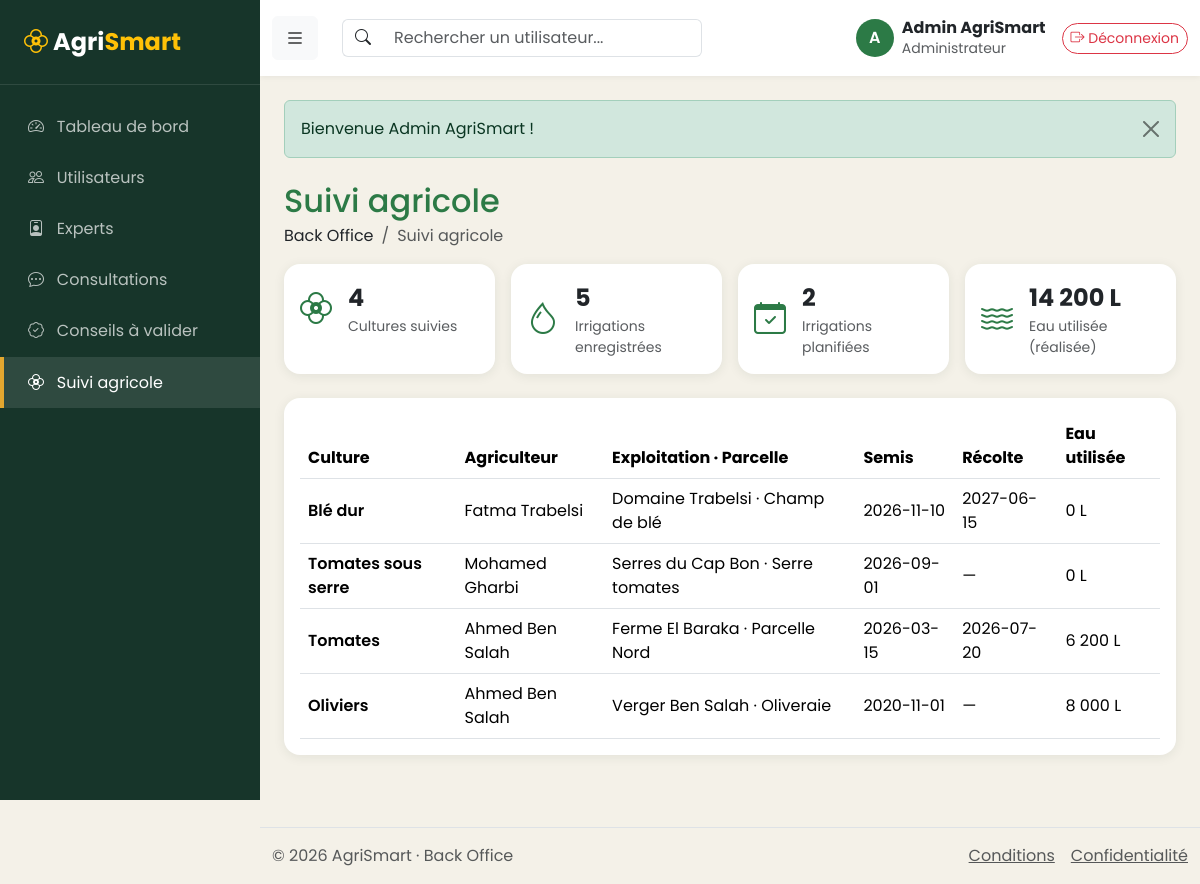
Page /backoffice/index.php?page=suivi (signed in) on the committed database.
### tables this page shows
CREATE TABLE utilisateur (
    id                 INT AUTO_INCREMENT PRIMARY KEY,
    nom                VARCHAR(100) NOT NULL,
    email              VARCHAR(150) NOT NULL UNIQUE,
    mot_de_passe       VARCHAR(255) NOT NULL,               
    role               ENUM('agriculteur','expert','administrateur') NOT NULL DEFAULT 'agriculteur',
    telephone          VARCHAR(20)  NOT NULL DEFAULT '',
    adresse            VARCHAR(255) NOT NULL DEFAULT '',
    region             VARCHAR(60)  NOT NULL DEFAULT '',
    niveau_acces       TINYINT      NOT NULL DEFAULT 1,     
    specialite         VARCHAR(100) NOT NULL DEFAULT '',    
    experience         INT          NOT NULL DEFAULT 0,     
    disponibilite      TINYINT(1)   NOT NULL DEFAULT 1,     
    actif              TINYINT(1)   NOT NULL DEFAULT 1,     
    derniere_connexion DATETIME NULL,
    created_at         TIMESTAMP DEFAULT CURRENT_TIMESTAMP,
    INDEX idx_role (role)
);

CREATE TABLE IF NOT EXISTS culture (
    id           INT AUTO_INCREMENT PRIMARY KEY,
    parcelle_id  INT NOT NULL,
    nom          VARCHAR(100) NOT NULL,
    date_semis   DATE NOT NULL,
    date_recolte DATE NULL,
    created_at   TIMESTAMP DEFAULT CURRENT_TIMESTAMP,
    CONSTRAINT fk_culture_parcelle FOREIGN KEY (parcelle_id) REFERENCES parcelle(id) ON DELETE CASCADE
);

CREATE TABLE exploitation (
    id              INT AUTO_INCREMENT PRIMARY KEY,
    agriculteur_id  INT NOT NULL,
    nom             VARCHAR(100) NOT NULL,
    localisation    VARCHAR(150) NOT NULL,
    created_at      TIMESTAMP DEFAULT CURRENT_TIMESTAMP,
    CONSTRAINT fk_exploitation_user FOREIGN KEY (agriculteur_id) REFERENCES utilisateur(id) ON DELETE CASCADE
);

CREATE TABLE parcelle (
    id               INT AUTO_INCREMENT PRIMARY KEY,
    exploitation_id  INT NOT NULL,
    nom              VARCHAR(100) NOT NULL,
    surface          DECIMAL(8,2) NOT NULL,                  
    type_sol         ENUM('Argileux','Sablonneux','Limoneux','Calcaire') NOT NULL,
    CONSTRAINT fk_parcelle_exploitation FOREIGN KEY (exploitation_id) REFERENCES exploitation(id) ON DELETE CASCADE
);

### backoffice/app/Controllers/Controller.php (called while the page is built, shortened)
<?php
abstract class Controller
{
    protected function render(string $view, array $data = [], string $title = 'AgriSmart Admin', string $currentPage = '', string $extraScripts = ''): void
    {
        $admin = users()->currentUser();
        extract($data, EXTR_SKIP);
        require __DIR__ . '/../Views/pages/' . $view . '.php';
        require __DIR__ . '/../Views/layout.php';
    }
}

### backoffice/app/Controllers/SuiviController.php (called while the page is built, shortened)
<?php
require_once __DIR__ . '/../../../config/database.php';
class SuiviController extends Controller
{
    public function index(): void
    {
        $db = Database::getConnexion();
        $stmt = $db->query("SELECT c.*, p.nom AS parcelle_nom, e.nom AS exploitation_nom, u.nom AS agriculteur_nom,
                                   COALESCE((SELECT SUM(i.quantite_eau) FROM irrigation i WHERE i.culture_id = c.id AND i.statut = 'realisee'), 0) AS eau_totale
                            FROM culture c
                            JOIN parcelle p ON p.id = c.parcelle_id
                            JOIN exploitation e ON e.id = p.exploitation_id
                            JOIN utilisateur u ON u.id = e.agriculteur_id
                            ORDER BY c.date_semis DESC, c.id DESC");
        $rows = $stmt->fetchAll();
        $cultures = array_map(fn(array $r) => Culture::fromArray($r), $rows);
        $proprietaires = [];
        foreach ($rows as $r) {
            $proprietaires[(int) $r['id']] = $r['agriculteur_nom'];
        }
        $this->render('suivi', compact('stats', 'cultures', 'proprietaires'), 'Suivi agricole', 'suivi');
    }
}

### backoffice/index.php (called while the page is built, shortened)
<?php
require_once __DIR__ . '/../core/helpers.php';
require_once __DIR__ . '/../controllers/UserController.php';
require_once __DIR__ . '/app/helpers.php';
require_once __DIR__ . '/app/Controllers/Controller.php';
$routes = require __DIR__ . '/app/routes.php';
$page = (string) ($_GET['page'] ?? 'dashboard');
if ($page !== 'login') {
    users()->requireRole(Utilisateur::ROLE_ADMIN);
}
[$class, $method] = $routes[$page];
(new $class())->$method();

### core/helpers.php (called while the page is built, shortened)
<?php
function e($v): string
{
    return htmlspecialchars((string) $v, ENT_QUOTES, 'UTF-8');
}
function url(string $page, array $params = []): string
{
    return 'index.php?' . http_build_query(['page' => $page] + $params);
}

### models/Culture.php (called while the page is built, shortened)
<?php
class Culture
{
    private int $id = 0;
    private string $nom = '';
    private string $dateSemis = '';
    private ?string $dateRecolte = null;
    private string $parcelleNom = '';
    private string $exploitationNom = '';
    private float $eauTotale = 0.0;
    public function getId(): int { return $this->id; }
    public function getNom(): string { return $this->nom; }
    public function getDateSemis(): string { return $this->dateSemis; }
    public function getDateRecolte(): ?string { return $this->dateRecolte; }
    public function getParcelleNom(): string { return $this->parcelleNom; }
    public function getExploitationNom(): string { return $this->exploitationNom; }
    public function getEauTotale(): float { return $this->eauTotale; }
    public function setId(int $v): void { $this->id = $v; }
    public function setNom(string $v): void { $this->nom = $v; }
    public function setDateSemis(string $v): void { $this->dateSemis = $v; }
    public function setDateRecolte(?string $v): void { $this->dateRecolte = $v; }
    public function setParcelleNom(string $v): void { $this->parcelleNom = $v; }
    public function setExploitationNom(string $v): void { $this->exploitationNom = $v; }
    public function setEauTotale(float $v): void { $this->eauTotale = $v; }
    public static function fromArray(array $r): self
    {
        $c = new self();
        $c->setId((int) ($r['id'] ?? 0));
        $c->setParcelleId((int) ($r['parcelle_id'] ?? 0));
        $c->setNom((string) ($r['nom'] ?? ''));
        $c->setDateSemis((string) ($r['date_semis'] ?? ''));
        $c->setDateRecolte(!empty($r['date_recolte']) ? (string) $r['date_recolte'] : null);
        $c->setParcelleNom((string) ($r['parcelle_nom'] ?? ''));
        $c->setExploitationNom((string) ($r['exploitation_nom'] ?? ''));
        $c->setEauTotale((float) ($r['eau_totale'] ?? 0));
        return $c;
    }
}

### config/config.php (called while the page is built, shortened)
<?php
$config = [
    'db' => [
        'host'    => 'localhost',
        'port'    => 3306,
        'name'    => 'agrismart',
        'user'    => 'root',
        'pass'    => '',
        'charset' => 'utf8mb4',
    ],
    'debug'            => false,
    'session_lifetime' => 1800,
    'max_login_tries'  => 5,
    'lockout_minutes'  => 5,
];
$local = __DIR__ . '/config.local.php';
return $config;

### config/database.php (called while the page is built, shortened)
<?php
class Database
{
    private static ?PDO $pdo = null;
    public static function getConnexion(): PDO
    {
        if (self::$pdo === null) {
            $config = require __DIR__ . '/config.php';
            $db = $config['db'];
            $dsn = sprintf('mysql:host=%s;port=%d;dbname=%s;charset=%s', $db['host'], $db['port'], $db['name'], $db['charset']);
            try {
                self::$pdo = new PDO($dsn, $db['user'], $db['pass'], [
                    PDO::ATTR_ERRMODE            => PDO::ERRMODE_EXCEPTION,
                    PDO::ATTR_DEFAULT_FETCH_MODE => PDO::FETCH_ASSOC,
                    PDO::ATTR_EMULATE_PREPARES   => false,
                ]);
            } catch (PDOException $e) {
                error_log('AgriSmart DB: ' . $e->getMessage());
                http_response_code(500);
                die(!empty($config['debug'])
                    ? 'Erreur base de données : ' . htmlspecialchars($e->getMessage(), ENT_QUOTES, 'UTF-8')
                    : 'Service temporairement indisponible (connexion à la base de données impossible).');
            }
        }
        return self::$pdo;
    }
}

### backoffice/app/helpers.php (called while the page is built, shortened)
<?php
function users(): UserController
{
    static $controller = null;
    if ($controller === null) {
        $controller = new UserController();
    }
    return $controller;
}

### controllers/UserController.php (called while the page is built, shortened)
<?php
require_once __DIR__ . '/../config/database.php';
class UserController
{
    private PDO $db;
    private ?Utilisateur $current = null;
    private bool $currentLoaded = false;
    public function __construct()
    {
        $this->db = Database::getConnexion();
        $this->config = require __DIR__ . '/../config/config.php';
    }
    public static function isAuthenticated(): bool
    {
        return !empty($_SESSION['user_id']);
    }
    public function currentUser(): ?Utilisateur
    {
        if (!$this->currentLoaded) {
            $this->currentLoaded = true;
            $this->current = $this->findById((int) $_SESSION['user_id']);
        }
        return $this->current;
    }
    public function requireAuth(): Utilisateur
    {
        $user = $this->currentUser();
        return $user;
    }
    public function requireRole(string $role): Utilisateur
    {
        $user = $this->requireAuth();
        return $user;
    }
    public function findById(int $id): ?Utilisateur
    {
        $stmt = $this->db->prepare('SELECT * FROM utilisateur WHERE id = :id LIMIT 1');
        $stmt->execute(['id' => $id]);
        $row = $stmt->fetch();
        return $row ? Utilisateur::fromArray($row) : null;
    }
}

### models/Utilisateur.php (called while the page is built, shortened)
<?php
class Utilisateur
{
    protected string $nom = '';
    public function getNom(): string { return $this->nom; }
    public function setNom(string $nom): void { $this->nom = $nom; }
}

### backoffice/app/Views/pages/suivi.php (the view, shortened to what this page needs)
<section class="page-content">
    <h2 class="text-primary mb-1">Suivi agricole</h2>
    <nav aria-label="breadcrumb"><ol class="breadcrumb">
        <li class="breadcrumb-item">Back Office</li>
        <li class="breadcrumb-item active" aria-current="page">Suivi agricole</li>
    </ol></nav>
    <div class="row g-3 mb-4">
        <?php foreach ([
            ['Cultures suivies', $stats['cultures'], 'bi-flower2'],
            ['Irrigations enregistrées', $stats['irrigations'], 'bi-droplet'],
            ['Irrigations planifiées', $stats['planifiees'], 'bi-calendar-check'],
            ['Eau utilisée (réalisée)', number_format($stats['eau'], 0, ',', ' ') . ' L', 'bi-water'],
        ] as [$label, $value, $icon]): ?>
            <div class="col-6 col-lg-3">
                <div class="card p-3 h-100"><div class="d-flex align-items-center">
                    <i class="bi <?= e($icon) ?> fs-2 me-3 text-primary"></i>
                    <div><div class="fs-4 fw-bold"><?= e($value) ?></div><div class="text-muted small"><?= e($label) ?></div></div>
                </div></div>
            </div>
        <?php endforeach; ?>
    </div>
    <div class="card p-3">
        <div class="table-responsive">
            <table class="table align-middle mb-0">
                <thead><tr><th>Culture</th><th>Agriculteur</th><th>Exploitation · Parcelle</th><th>Semis</th><th>Récolte</th><th>Eau utilisée</th></tr></thead>
                <tbody>
                <?php foreach ($cultures as $c): ?>
                    <tr>
                        <td class="fw-semibold"><?= e($c->getNom()) ?></td>
                        <td><?= e($proprietaires[$c->getId()] ?? '—') ?></td>
                        <td><?= e($c->getExploitationNom()) ?> · <?= e($c->getParcelleNom()) ?></td>
                        <td><?= e($c->getDateSemis()) ?></td>
                        <td><?= e($c->getDateRecolte() ?? '—') ?></td>
                        <td><?= e(number_format($c->getEauTotale(), 0, ',', ' ')) ?> L</td>
                    </tr>
                <?php endforeach; ?>
                </tbody>
            </table>
        </div>
    </div>
</section>

### backoffice/app/Views/partials/header.php (shortened to what this page needs)
<header class="header">
    <div class="container-fluid">
        <div class="d-flex align-items-center justify-content-between py-3">
            <button type="button" id="menu-toggle" class="btn btn-light" aria-label="Menu"><i class="bi bi-list fs-5"></i></button>
            <form class="d-none d-md-block flex-grow-1 mx-4" role="search" method="get" action="index.php">
                <div class="input-group" style="max-width: 360px;">
                    <span class="input-group-text bg-white border-end-0"><i class="bi bi-search"></i></span>
                    <input type="search" name="q" class="form-control border-start-0" placeholder="Rechercher un utilisateur..." aria-label="Rechercher">
                </div>
            </form>
            <div class="d-flex align-items-center gap-3">
                <a href="<?= url('profil') ?>" class="d-flex align-items-center text-decoration-none text-dark">
                    <span class="avatar me-2"><?= e(mb_strtoupper(mb_substr($admin ? $admin->getNom() : 'A', 0, 1))) ?></span>
                    <div class="lh-sm d-none d-sm-block"><strong><?= e($admin ? $admin->getNom() : 'Admin') ?></strong><br><small class="text-muted">Administrateur</small></div>
                </a>
                <form method="post" action="<?= url('logout') ?>" class="m-0">
                    <button type="submit" class="btn btn-outline-danger btn-sm rounded-pill"><i class="bi bi-box-arrow-right"></i> Déconnexion</button>
                </form>
            </div>
        </div>
    </div>
</header>

### backoffice/app/Views/assets/css/admin.css (style rules this page uses)
:root { --as-leaf: #2C7A46; --as-forest: #17352A; --as-ochre: #E3A72F; --as-sand: #F4F1E8; --sidebar-w: 260px; --bs-primary: #2C7A46; --bs-primary-rgb: 44, 122, 70; --bs-link-color: #2C7A46; --bs-link-hover-color: #17352A; --bs-body-font-family: 'Poppins', system-ui, sans-serif; }
body { background: var(--as-sand); }
.text-primary { color: var(--as-leaf) !important; }
.card { border: 0; border-radius: 16px; box-shadow: 0 2px 12px rgba(23,53,42,.08); }
.header { background: #fff; box-shadow: 0 1px 6px rgba(0,0,0,.06); position: sticky; top: 0; z-index: 90; }
.avatar { width: 38px; height: 38px; border-radius: 50%; background: var(--as-leaf); color: #fff; display: inline-flex; align-items: center; justify-content: center; font-weight: 600; }
.page-content { padding: 1.5rem; }

### rows in the picture
utilisateur: nom "A", nom "Admin AgriSmart"
culture: nom "Blé dur", id "Fatma Trabelsi", exploitation.nom "Domaine Trabelsi", parcelle.nom "Champ de blé", date_semis "2026-11-10", date_recolte "2027-06-15", EauTotale "0"
culture: nom "Tomates sous serre", id "Mohamed Gharbi", exploitation.nom "Serres du Cap Bon", parcelle.nom "Serre tomates", date_semis "2026-09-01", date_recolte "—", EauTotale "0"
culture: nom "Tomates", id "Ahmed Ben Salah", exploitation.nom "Ferme El Baraka", parcelle.nom "Parcelle Nord", date_semis "2026-03-15", date_recolte "2026-07-20", EauTotale "6 200"
culture: nom "Oliviers", id "Ahmed Ben Salah", exploitation.nom "Verger Ben Salah", parcelle.nom "Oliveraie", date_semis "2020-11-01", date_recolte "—", EauTotale "8 000"

### other values in the picture
$item['label'] "Tableau de bord"
$item['label'] "Utilisateurs"
$item['label'] "Experts"
$item['label'] "Consultations"
$item['label'] "Conseils à valider"
$item['label'] "Suivi agricole"
$flashMsg['msg'] "Bienvenue Admin AgriSmart !"
$value "4"
$label "Cultures suivies"
$value "5"
$label "Irrigations enregistrées"
$value "2"
$label "Irrigations planifiées"
$value "14 200 L"
$label "Eau utilisée (réalisée)"
